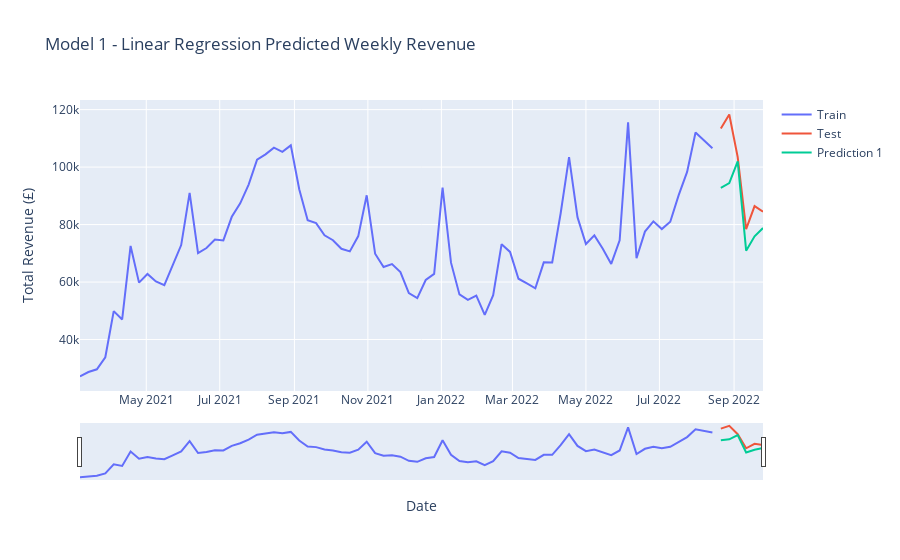

The cell this chart's notebook holds for it:
### Code cell
fig = go.Figure()
fig.add_trace(go.Scatter(x=train.index, 
                         y=train['Total_Revenue'], mode='lines', name='Train'))
fig.add_trace(go.Scatter(x=test.index, 
                         y=test['Total_Revenue'], mode='lines', name='Test'))
fig.add_trace(go.Scatter(x=test.index, 
                         y=prediction_1, mode='lines', name='Prediction 1'))

fig.update_xaxes(rangeslider_visible=True)
fig.update_layout(
    yaxis_title='Total Revenue (£)', 
    xaxis_title='Date',
    title='Model 1 - Linear Regression Predicted Weekly Revenue'
)
fig.show()
